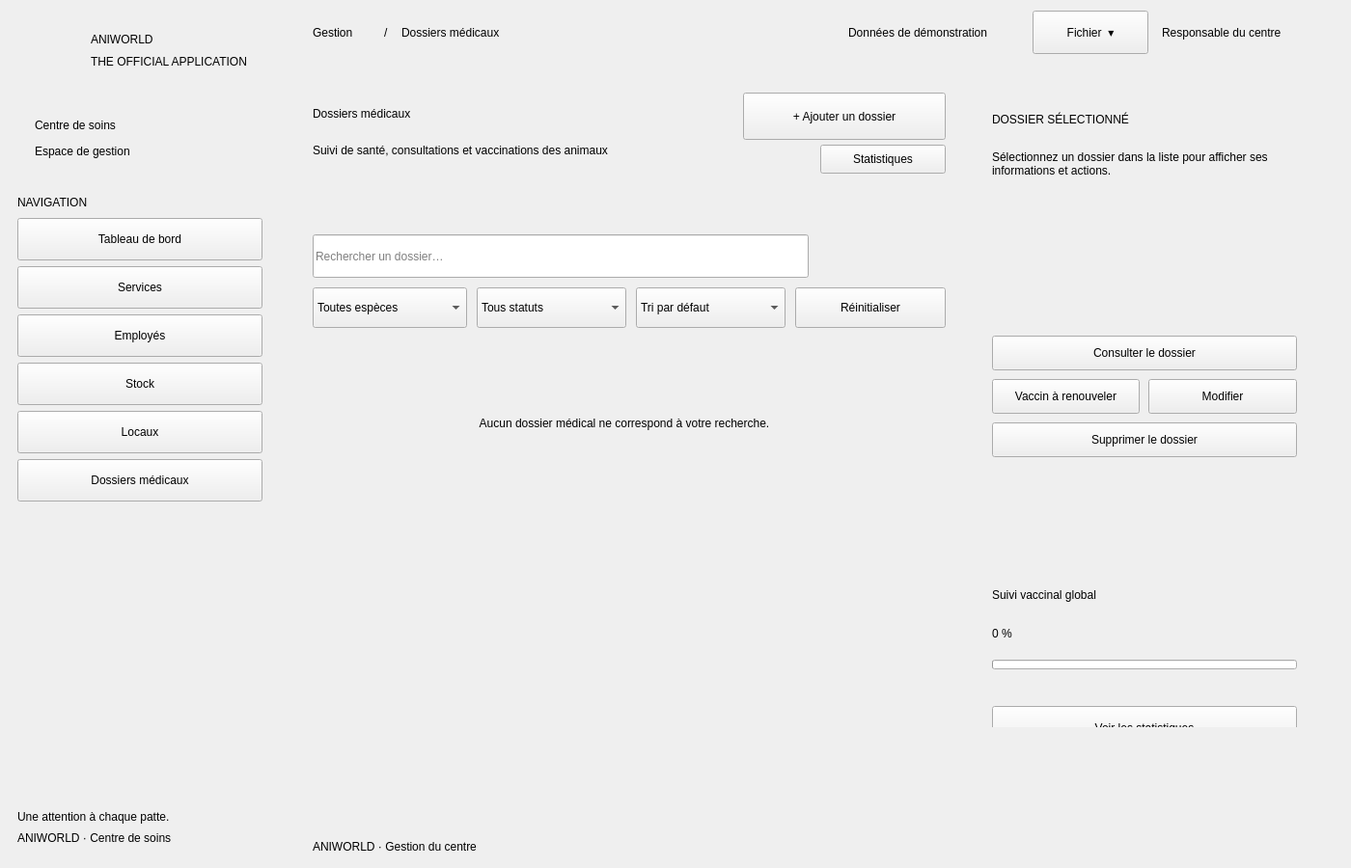
<?xml version="1.0" encoding="UTF-8"?>
<ui version="4.0">
  <class>MainWindow</class>
  <widget class="QMainWindow" name="MainWindow">
    <property name="geometry">
      <rect><x>0</x><y>0</y><width>1400</width><height>900</height></rect>
    </property>
    <property name="minimumSize">
      <size><width>1100</width><height>800</height></size>
    </property>
    <property name="windowTitle">
      <string>ANIWORLD — Gestion du centre</string>
    </property>
    <widget class="QWidget" name="centralwidget">
      <property name="geometry">
        <rect><x>0</x><y>0</y><width>1400</width><height>900</height></rect>
      </property>
      <widget class="QWidget" name="sidebar">
        <property name="geometry">
          <rect><x>0</x><y>0</y><width>290</width><height>900</height></rect>
        </property>
        <widget class="QLabel" name="logoIcon">
          <property name="geometry">
            <rect><x>24</x><y>26</y><width>56</width><height>56</height></rect>
          </property>
          <property name="alignment">
            <set>Qt::AlignCenter</set>
          </property>
        </widget>
        <widget class="QLabel" name="brandName">
          <property name="geometry">
            <rect><x>94</x><y>26</y><width>180</width><height>30</height></rect>
          </property>
          <property name="text">
            <string>ANIWORLD</string>
          </property>
        </widget>
        <widget class="QLabel" name="brandTag">
          <property name="geometry">
            <rect><x>94</x><y>56</y><width>180</width><height>16</height></rect>
          </property>
          <property name="text">
            <string>THE OFFICIAL APPLICATION</string>
          </property>
        </widget>
        <widget class="QFrame" name="sectionCard">
          <property name="geometry">
            <rect><x>18</x><y>106</y><width>254</width><height>70</height></rect>
          </property>
          <widget class="QLabel" name="sectionTitle">
            <property name="geometry">
              <rect><x>18</x><y>10</y><width>218</width><height>27</height></rect>
            </property>
            <property name="text">
              <string>Centre de soins</string>
            </property>
          </widget>
          <widget class="QLabel" name="sectionSub">
            <property name="geometry">
              <rect><x>18</x><y>40</y><width>218</width><height>22</height></rect>
            </property>
            <property name="text">
              <string>Espace de gestion</string>
            </property>
          </widget>
        </widget>
        <widget class="QLabel" name="navLabel">
          <property name="geometry">
            <rect><x>18</x><y>202</y><width>254</width><height>16</height></rect>
          </property>
          <property name="text">
            <string>NAVIGATION</string>
          </property>
        </widget>
        <widget class="QPushButton" name="btnNavDashboard">
          <property name="geometry">
            <rect><x>18</x><y>226</y><width>254</width><height>44</height></rect>
          </property>
          <property name="text">
            <string>Tableau de bord</string>
          </property>
          <property name="cursor">
            <cursorShape>PointingHandCursor</cursorShape>
          </property>
          <property name="icon">
            <iconset resource="resources.qrc"><normaloff>:/icons/dashboard.svg</normaloff>:/icons/dashboard.svg</iconset>
          </property>
          <property name="iconSize">
            <size><width>20</width><height>20</height></size>
          </property>
          <property name="active" stdset="0">
            <bool>false</bool>
          </property>
        </widget>
        <widget class="QPushButton" name="btnNavServices">
          <property name="geometry">
            <rect><x>18</x><y>276</y><width>254</width><height>44</height></rect>
          </property>
          <property name="text">
            <string>Services</string>
          </property>
          <property name="cursor">
            <cursorShape>PointingHandCursor</cursorShape>
          </property>
          <property name="icon">
            <iconset resource="resources.qrc"><normaloff>:/icons/services.svg</normaloff>:/icons/services.svg</iconset>
          </property>
          <property name="iconSize">
            <size><width>20</width><height>20</height></size>
          </property>
          <property name="active" stdset="0">
            <bool>false</bool>
          </property>
        </widget>
        <widget class="QPushButton" name="btnNavEmployees">
          <property name="geometry">
            <rect><x>18</x><y>326</y><width>254</width><height>44</height></rect>
          </property>
          <property name="text">
            <string>Employés</string>
          </property>
          <property name="cursor">
            <cursorShape>PointingHandCursor</cursorShape>
          </property>
          <property name="icon">
            <iconset resource="resources.qrc"><normaloff>:/icons/employees.svg</normaloff>:/icons/employees.svg</iconset>
          </property>
          <property name="iconSize">
            <size><width>20</width><height>20</height></size>
          </property>
          <property name="active" stdset="0">
            <bool>false</bool>
          </property>
        </widget>
        <widget class="QPushButton" name="btnNavStock">
          <property name="geometry">
            <rect><x>18</x><y>376</y><width>254</width><height>44</height></rect>
          </property>
          <property name="text">
            <string>Stock</string>
          </property>
          <property name="cursor">
            <cursorShape>PointingHandCursor</cursorShape>
          </property>
          <property name="icon">
            <iconset resource="resources.qrc"><normaloff>:/icons/stock.svg</normaloff>:/icons/stock.svg</iconset>
          </property>
          <property name="iconSize">
            <size><width>20</width><height>20</height></size>
          </property>
          <property name="active" stdset="0">
            <bool>false</bool>
          </property>
        </widget>
        <widget class="QPushButton" name="btnNavPremises">
          <property name="geometry">
            <rect><x>18</x><y>426</y><width>254</width><height>44</height></rect>
          </property>
          <property name="text">
            <string>Locaux</string>
          </property>
          <property name="cursor">
            <cursorShape>PointingHandCursor</cursorShape>
          </property>
          <property name="icon">
            <iconset resource="resources.qrc"><normaloff>:/icons/premises.svg</normaloff>:/icons/premises.svg</iconset>
          </property>
          <property name="iconSize">
            <size><width>20</width><height>20</height></size>
          </property>
          <property name="active" stdset="0">
            <bool>false</bool>
          </property>
        </widget>
        <widget class="QPushButton" name="btnNavRecords">
          <property name="geometry">
            <rect><x>18</x><y>476</y><width>254</width><height>44</height></rect>
          </property>
          <property name="text">
            <string>Dossiers médicaux</string>
          </property>
          <property name="cursor">
            <cursorShape>PointingHandCursor</cursorShape>
          </property>
          <property name="icon">
            <iconset resource="resources.qrc"><normaloff>:/icons/records.svg</normaloff>:/icons/records.svg</iconset>
          </property>
          <property name="iconSize">
            <size><width>20</width><height>20</height></size>
          </property>
          <property name="active" stdset="0">
            <bool>true</bool>
          </property>
        </widget>
        <widget class="QLabel" name="sloganLabel">
          <property name="geometry">
            <rect><x>18</x><y>838</y><width>254</width><height>18</height></rect>
          </property>
          <property name="text">
            <string>Une attention à chaque patte.</string>
          </property>
        </widget>
        <widget class="QLabel" name="sloganSub">
          <property name="geometry">
            <rect><x>18</x><y>860</y><width>254</width><height>18</height></rect>
          </property>
          <property name="text">
            <string>ANIWORLD · Centre de soins</string>
          </property>
        </widget>
      </widget>
      <widget class="QWidget" name="mainContent">
        <property name="geometry">
          <rect><x>290</x><y>0</y><width>1110</width><height>900</height></rect>
        </property>
        <widget class="QWidget" name="topBar">
          <property name="geometry">
            <rect><x>0</x><y>0</y><width>1110</width><height>68</height></rect>
          </property>
          <widget class="QLabel" name="crumbGestion">
            <property name="geometry">
              <rect><x>34</x><y>22</y><width>70</width><height>24</height></rect>
            </property>
            <property name="text">
              <string>Gestion</string>
            </property>
          </widget>
          <widget class="QLabel" name="crumbSep">
            <property name="geometry">
              <rect><x>108</x><y>22</y><width>14</width><height>24</height></rect>
            </property>
            <property name="text">
              <string>/</string>
            </property>
          </widget>
          <widget class="QLabel" name="crumbCurrent">
            <property name="geometry">
              <rect><x>126</x><y>22</y><width>180</width><height>24</height></rect>
            </property>
            <property name="text">
              <string>Dossiers médicaux</string>
            </property>
          </widget>
          <widget class="QLabel" name="demoBadge">
            <property name="geometry">
              <rect><x>556</x><y>10</y><width>210</width><height>48</height></rect>
            </property>
            <property name="text">
              <string>Données de démonstration</string>
            </property>
            <property name="alignment">
              <set>Qt::AlignCenter</set>
            </property>
          </widget>
          <widget class="QPushButton" name="btnFile">
            <property name="geometry">
              <rect><x>780</x><y>11</y><width>120</width><height>45</height></rect>
            </property>
            <property name="text">
              <string>Fichier  ▾</string>
            </property>
            <property name="cursor">
              <cursorShape>PointingHandCursor</cursorShape>
            </property>
          </widget>
          <widget class="QLabel" name="roleLabel">
            <property name="geometry">
              <rect><x>914</x><y>22</y><width>170</width><height>24</height></rect>
            </property>
            <property name="text">
              <string>Responsable du centre</string>
            </property>
          </widget>
        </widget>
        <widget class="QWidget" name="pageArea">
          <property name="geometry">
            <rect><x>34</x><y>96</y><width>1042</width><height>752</height></rect>
          </property>
          <widget class="QWidget" name="recordsPage">
            <property name="geometry">
              <rect><x>0</x><y>0</y><width>656</width><height>752</height></rect>
            </property>
            <widget class="QLabel" name="pageTitle">
              <property name="geometry">
                <rect><x>0</x><y>0</y><width>436</width><height>44</height></rect>
              </property>
              <property name="text">
                <string>Dossiers médicaux</string>
              </property>
            </widget>
            <widget class="QLabel" name="pageSubtitle">
              <property name="geometry">
                <rect><x>0</x><y>50</y><width>656</width><height>20</height></rect>
              </property>
              <property name="text">
                <string>Suivi de santé, consultations et vaccinations des animaux</string>
              </property>
            </widget>
            <widget class="QPushButton" name="btnAdd">
              <property name="geometry">
                <rect><x>446</x><y>0</y><width>210</width><height>49</height></rect>
              </property>
              <property name="text">
                <string>+ Ajouter un dossier</string>
              </property>
              <property name="cursor">
                <cursorShape>PointingHandCursor</cursorShape>
              </property>
              <property name="big" stdset="0">
                <bool>true</bool>
              </property>
            </widget>
            <widget class="QLabel" name="chipTotal">
              <property name="geometry">
                <rect><x>0</x><y>90</y><width>110</width><height>39</height></rect>
              </property>
              <property name="text">
                <string></string>
              </property>
              <property name="alignment">
                <set>Qt::AlignCenter</set>
              </property>
              <property name="tone" stdset="0">
                <string>ok</string>
              </property>
            </widget>
            <widget class="QLabel" name="chipConsultations">
              <property name="geometry">
                <rect><x>120</x><y>90</y><width>130</width><height>39</height></rect>
              </property>
              <property name="text">
                <string></string>
              </property>
              <property name="alignment">
                <set>Qt::AlignCenter</set>
              </property>
              <property name="tone" stdset="0">
                <string>info</string>
              </property>
            </widget>
            <widget class="QLabel" name="chipUpToDate">
              <property name="geometry">
                <rect><x>260</x><y>90</y><width>90</width><height>39</height></rect>
              </property>
              <property name="text">
                <string></string>
              </property>
              <property name="alignment">
                <set>Qt::AlignCenter</set>
              </property>
              <property name="tone" stdset="0">
                <string>ok</string>
              </property>
            </widget>
            <widget class="QLabel" name="chipToRenew">
              <property name="geometry">
                <rect><x>360</x><y>90</y><width>145</width><height>39</height></rect>
              </property>
              <property name="text">
                <string></string>
              </property>
              <property name="alignment">
                <set>Qt::AlignCenter</set>
              </property>
              <property name="tone" stdset="0">
                <string>warn</string>
              </property>
            </widget>
            <widget class="QPushButton" name="btnStatsTop">
              <property name="geometry">
                <rect><x>526</x><y>54</y><width>130</width><height>30</height></rect>
              </property>
              <property name="text">
                <string>Statistiques</string>
              </property>
              <property name="cursor">
                <cursorShape>PointingHandCursor</cursorShape>
              </property>
            </widget>
            <widget class="QLineEdit" name="searchEdit">
              <property name="geometry">
                <rect><x>0</x><y>147</y><width>514</width><height>45</height></rect>
              </property>
              <property name="placeholderText">
                <string>Rechercher un dossier…</string>
              </property>
              <property name="clearButtonEnabled">
                <bool>true</bool>
              </property>
            </widget>
            <widget class="QComboBox" name="filterSpecies">
              <property name="geometry">
                <rect><x>0</x><y>202</y><width>160</width><height>42</height></rect>
              </property>
              <property name="cursor">
                <cursorShape>PointingHandCursor</cursorShape>
              </property>
              <item>
                <property name="text">
                  <string>Toutes espèces</string>
                </property>
              </item>
              <item>
                <property name="text">
                  <string>Chien</string>
                </property>
              </item>
              <item>
                <property name="text">
                  <string>Chat</string>
                </property>
              </item>
              <item>
                <property name="text">
                  <string>Lapin</string>
                </property>
              </item>
              <item>
                <property name="text">
                  <string>Oiseau</string>
                </property>
              </item>
            </widget>
            <widget class="QComboBox" name="filterVaccination">
              <property name="geometry">
                <rect><x>170</x><y>202</y><width>155</width><height>42</height></rect>
              </property>
              <property name="cursor">
                <cursorShape>PointingHandCursor</cursorShape>
              </property>
              <item>
                <property name="text">
                  <string>Tous statuts</string>
                </property>
              </item>
              <item>
                <property name="text">
                  <string>À jour</string>
                </property>
              </item>
              <item>
                <property name="text">
                  <string>À renouveler</string>
                </property>
              </item>
            </widget>
            <widget class="QComboBox" name="sortCombo">
              <property name="geometry">
                <rect><x>335</x><y>202</y><width>155</width><height>42</height></rect>
              </property>
              <property name="cursor">
                <cursorShape>PointingHandCursor</cursorShape>
              </property>
              <item>
                <property name="text">
                  <string>Tri par défaut</string>
                </property>
              </item>
              <item>
                <property name="text">
                  <string>Nom (A–Z)</string>
                </property>
              </item>
              <item>
                <property name="text">
                  <string>Date récente</string>
                </property>
              </item>
              <item>
                <property name="text">
                  <string>Propriétaire</string>
                </property>
              </item>
            </widget>
            <widget class="QPushButton" name="btnReset">
              <property name="geometry">
                <rect><x>500</x><y>202</y><width>156</width><height>42</height></rect>
              </property>
              <property name="text">
                <string>Réinitialiser</string>
              </property>
              <property name="cursor">
                <cursorShape>PointingHandCursor</cursorShape>
              </property>
            </widget>
            <widget class="QScrollArea" name="cardsScroll">
              <property name="geometry">
                <rect><x>0</x><y>263</y><width>656</width><height>489</height></rect>
              </property>
              <property name="frameShape">
                <enum>QFrame::NoFrame</enum>
              </property>
              <property name="horizontalScrollBarPolicy">
                <enum>Qt::ScrollBarAlwaysOff</enum>
              </property>
              <property name="widgetResizable">
                <bool>false</bool>
              </property>
              <widget class="QWidget" name="cardsContainer">
                <property name="geometry">
                  <rect><x>0</x><y>0</y><width>646</width><height>489</height></rect>
                </property>
                <widget class="QLabel" name="emptyLabel">
                  <property name="geometry">
                    <rect><x>0</x><y>0</y><width>646</width><height>160</height></rect>
                  </property>
                  <property name="text">
                    <string>Aucun dossier médical ne correspond à votre recherche.</string>
                  </property>
                  <property name="alignment">
                    <set>Qt::AlignCenter</set>
                  </property>
                </widget>
              </widget>
            </widget>
          </widget>
          <widget class="QWidget" name="detailPanel">
            <property name="geometry">
              <rect><x>682</x><y>0</y><width>360</width><height>658</height></rect>
            </property>
            <widget class="QFrame" name="selectedCard">
              <property name="geometry">
                <rect><x>0</x><y>0</y><width>360</width><height>434</height></rect>
              </property>
              <widget class="QLabel" name="eyebrow">
                <property name="geometry">
                  <rect><x>22</x><y>20</y><width>316</width><height>16</height></rect>
                </property>
                <property name="text">
                  <string>DOSSIER SÉLECTIONNÉ</string>
                </property>
              </widget>
              <widget class="QLabel" name="placeholderText">
                <property name="geometry">
                  <rect><x>22</x><y>44</y><width>316</width><height>60</height></rect>
                </property>
                <property name="text">
                  <string>Sélectionnez un dossier dans la liste pour afficher ses informations et actions.</string>
                </property>
                <property name="wordWrap">
                  <bool>true</bool>
                </property>
                <property name="visible">
                  <bool>false</bool>
                </property>
              </widget>
              <widget class="QWidget" name="detailContent">
                <property name="geometry">
                  <rect><x>22</x><y>44</y><width>316</width><height>390</height></rect>
                </property>
                <widget class="QLabel" name="panelTitle">
                  <property name="geometry">
                    <rect><x>0</x><y>0</y><width>316</width><height>36</height></rect>
                  </property>
                  <property name="text">
                    <string></string>
                  </property>
                </widget>
                <widget class="QLabel" name="statusPill">
                  <property name="geometry">
                    <rect><x>0</x><y>44</y><width>120</width><height>28</height></rect>
                  </property>
                  <property name="text">
                    <string></string>
                  </property>
                </widget>
                <widget class="QLabel" name="detailLine1">
                  <property name="geometry">
                    <rect><x>0</x><y>78</y><width>316</width><height>20</height></rect>
                  </property>
                  <property name="text">
                    <string></string>
                  </property>
                  <property name="wordWrap">
                    <bool>true</bool>
                  </property>
                </widget>
                <widget class="QLabel" name="detailLine2">
                  <property name="geometry">
                    <rect><x>0</x><y>102</y><width>316</width><height>36</height></rect>
                  </property>
                  <property name="text">
                    <string></string>
                  </property>
                  <property name="wordWrap">
                    <bool>true</bool>
                  </property>
                </widget>
                <widget class="QLabel" name="detailLine3">
                  <property name="geometry">
                    <rect><x>0</x><y>142</y><width>316</width><height>56</height></rect>
                  </property>
                  <property name="text">
                    <string></string>
                  </property>
                  <property name="wordWrap">
                    <bool>true</bool>
                  </property>
                </widget>
                <widget class="QPushButton" name="btnView">
                  <property name="geometry">
                    <rect><x>0</x><y>208</y><width>316</width><height>36</height></rect>
                  </property>
                  <property name="text">
                    <string>Consulter le dossier</string>
                  </property>
                  <property name="cursor">
                    <cursorShape>PointingHandCursor</cursorShape>
                  </property>
                </widget>
                <widget class="QPushButton" name="btnToggle">
                  <property name="geometry">
                    <rect><x>0</x><y>253</y><width>153</width><height>36</height></rect>
                  </property>
                  <property name="text">
                    <string>Vaccin à renouveler</string>
                  </property>
                  <property name="cursor">
                    <cursorShape>PointingHandCursor</cursorShape>
                  </property>
                </widget>
                <widget class="QPushButton" name="btnEdit">
                  <property name="geometry">
                    <rect><x>162</x><y>253</y><width>154</width><height>36</height></rect>
                  </property>
                  <property name="text">
                    <string>Modifier</string>
                  </property>
                  <property name="cursor">
                    <cursorShape>PointingHandCursor</cursorShape>
                  </property>
                </widget>
                <widget class="QPushButton" name="btnDelete">
                  <property name="geometry">
                    <rect><x>0</x><y>298</y><width>316</width><height>36</height></rect>
                  </property>
                  <property name="text">
                    <string>Supprimer le dossier</string>
                  </property>
                  <property name="cursor">
                    <cursorShape>PointingHandCursor</cursorShape>
                  </property>
                </widget>
              </widget>
            </widget>
            <widget class="QFrame" name="globalCard">
              <property name="geometry">
                <rect><x>0</x><y>488</y><width>360</width><height>215</height></rect>
              </property>
              <widget class="QLabel" name="panelSubTitle">
                <property name="geometry">
                  <rect><x>22</x><y>20</y><width>316</width><height>26</height></rect>
                </property>
                <property name="text">
                  <string>Suivi vaccinal global</string>
                </property>
              </widget>
              <widget class="QLabel" name="bigValue">
                <property name="geometry">
                  <rect><x>22</x><y>54</y><width>316</width><height>38</height></rect>
                </property>
                <property name="text">
                  <string>0 %</string>
                </property>
              </widget>
              <widget class="QProgressBar" name="globalBar">
                <property name="geometry">
                  <rect><x>22</x><y>100</y><width>316</width><height>10</height></rect>
                </property>
                <property name="minimum">
                  <number>0</number>
                </property>
                <property name="maximum">
                  <number>100</number>
                </property>
                <property name="value">
                  <number>0</number>
                </property>
                <property name="textVisible">
                  <bool>false</bool>
                </property>
              </widget>
              <widget class="QLabel" name="globalText">
                <property name="geometry">
                  <rect><x>22</x><y>118</y><width>316</width><height>20</height></rect>
                </property>
                <property name="text">
                  <string></string>
                </property>
              </widget>
              <widget class="QPushButton" name="btnStatsPanel">
                <property name="geometry">
                  <rect><x>22</x><y>148</y><width>316</width><height>45</height></rect>
                </property>
                <property name="text">
                  <string>Voir les statistiques</string>
                </property>
                <property name="cursor">
                  <cursorShape>PointingHandCursor</cursorShape>
                </property>
              </widget>
            </widget>
          </widget>
        </widget>
        <widget class="QWidget" name="pageFooter">
          <property name="geometry">
            <rect><x>0</x><y>862</y><width>1110</width><height>38</height></rect>
          </property>
          <widget class="QLabel" name="footerLeft">
            <property name="geometry">
              <rect><x>34</x><y>8</y><width>300</width><height>16</height></rect>
            </property>
            <property name="text">
              <string>ANIWORLD · Gestion du centre</string>
            </property>
          </widget>
          <widget class="QLabel" name="footerDate">
            <property name="geometry">
              <rect><x>916</x><y>8</y><width>160</width><height>16</height></rect>
            </property>
            <property name="text">
              <string></string>
            </property>
            <property name="alignment">
              <set>Qt::AlignRight|Qt::AlignVCenter</set>
            </property>
          </widget>
        </widget>
      </widget>
    </widget>
  </widget>
  <resources>
    <include location="resources.qrc"/>
  </resources>
  <connections/>
</ui>
